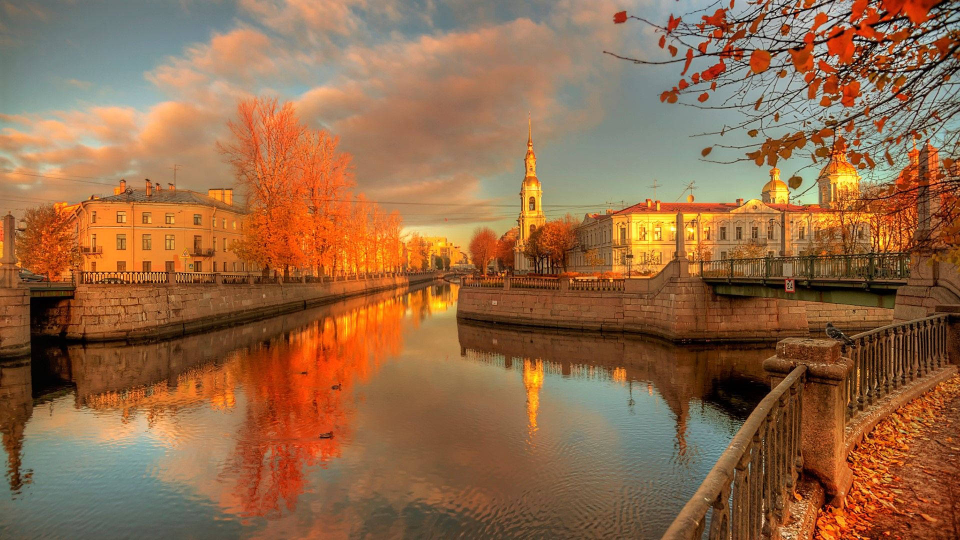
#> input picture petersburg.jpg, 1920 x 1080 px, found by its file name (shown at 1/2 size)
$ python Thinning.py
#> lines starting #> are read from the running program, lines starting #| are printed output that depends on the picture; after the words box and inside, x2 and y2 are one past the last pixel; in counts of white or black regions, pixels touching at a corner belong together
import cv2
import numpy as np

image = cv2.imread('petersburg.jpg', 0)
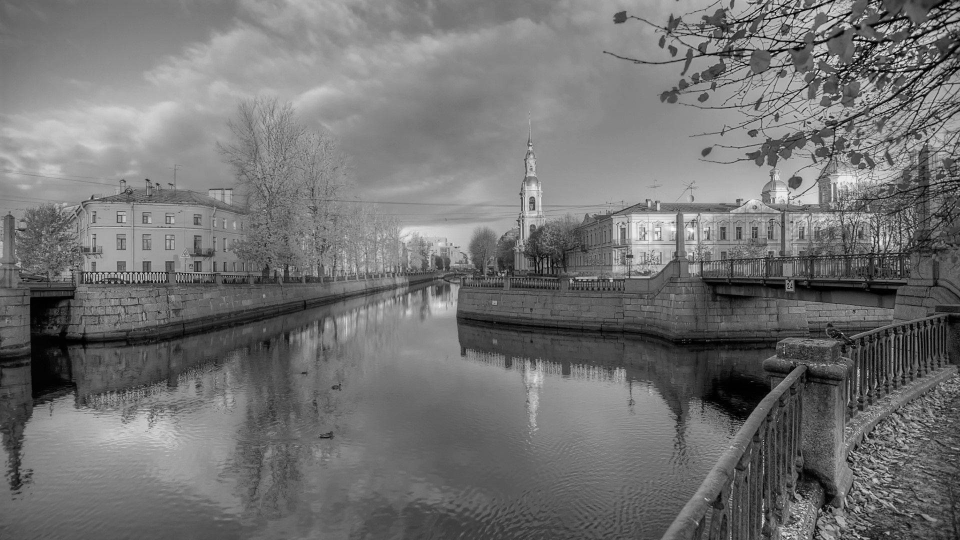
#> image: shape (1080, 1920) (shown at 1/2 size); min 0, max 255, mean 114.3
image=cv2.resize(image,(500,500))
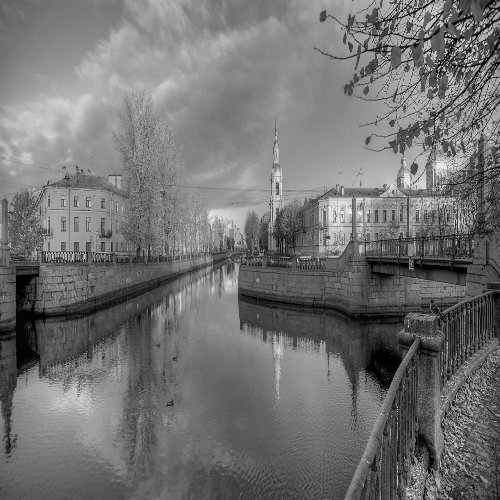
#> image: shape (500, 500); min 0, max 248, mean 114.1

# Binarize
# For thinning, pixels must be clearly 0 (black) or 255 (white).
# Automatic matching is possible with the Otsu method.
ret,binary_img = cv2.threshold(image, 0, 255, cv2.THRESH_BINARY + cv2.THRESH_OTSU)
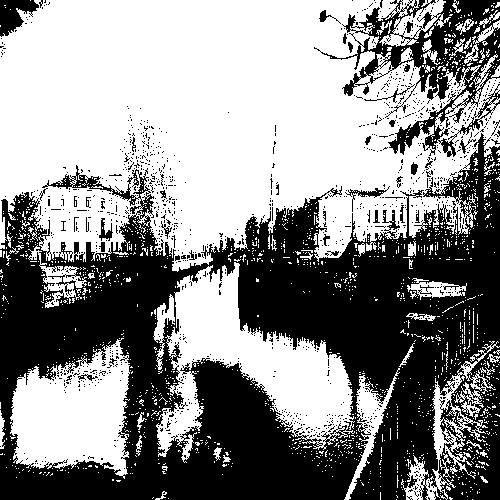
#> binary_img: shape (500, 500); 55.5% white; 1188 black regions (1147 under 20 px), largest, box (x1, y1, x2, y2) and area: (0, 133, 500, 500) 97038, (314, 0, 500, 157) 8844, (0, 0, 39, 37) 841
#> ret = 110

# Thinning generally works on white objects (255).
# If your image has black text on a white background, you need to invert it:
# binary_img = cv2.bitwise_not(binary_img)

# Thinning Process
# We use the ximgproc module.
# The thinningType parameter selects the algorithm (ZHANGSUEN or GUOHALL)
thinning_result = cv2.ximgproc.thinning(binary_img, thinningType=cv2.ximgproc.THINNING_ZHANGSUEN)
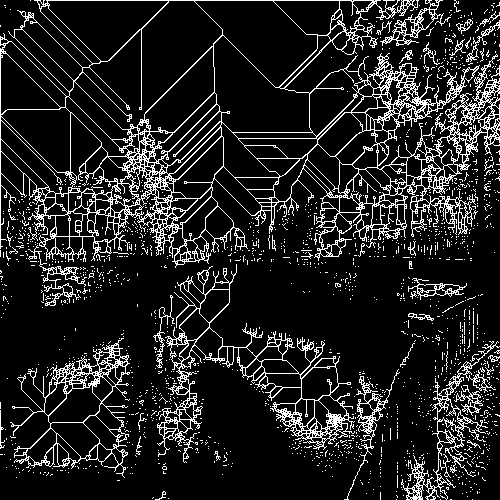
#> thinning_result: shape (500, 500); 13.2% white in thin lines or dots

cv2.imshow('Orijinal Binary', binary_img)
cv2.imshow('Inceltme (Thinning) Sonucu', thinning_result)

cv2.waitKey(0)
cv2.destroyAllWindows()
